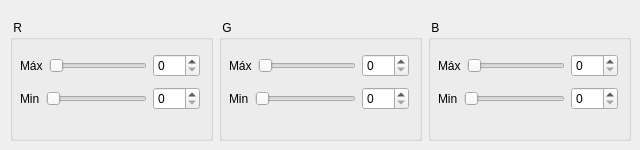
             <widget class="QWidget" name="tab_3">
              <attribute name="title">
               <string>RGB</string>
              </attribute>
              <widget class="QWidget" name="layoutWidget_4">
               <property name="geometry">
                <rect>
                 <x>10</x>
                 <y>20</y>
                 <width>621</width>
                 <height>121</height>
                </rect>
               </property>
               <layout class="QHBoxLayout" name="horizontalLayout_16">
                <item>
                 <widget class="QGroupBox" name="groupBox_r">
                  <property name="title">
                   <string> R</string>
                  </property>
                  <widget class="QWidget" name="layoutWidget_8">
                   <property name="geometry">
                    <rect>
                     <x>10</x>
                     <y>30</y>
                     <width>180</width>
                     <height>64</height>
                    </rect>
                   </property>
                   <layout class="QGridLayout" name="gridLayout_14">
                    <item row="0" column="0">
                     <layout class="QHBoxLayout" name="horizontalLayout_17">
                      <item>
                       <widget class="QLabel" name="label_rmax">
                        <property name="text">
                         <string>Máx</string>
                        </property>
                       </widget>
                      </item>
                      <item>
                       <widget class="QSlider" name="rmax">
                        <property name="maximum">
                         <number>255</number>
                        </property>
                        <property name="orientation">
                         <enum>Qt::Horizontal</enum>
                        </property>
                       </widget>
                      </item>
                      <item>
                       <widget class="QSpinBox" name="spinBox_rmax">
                        <property name="maximum">
                         <number>255</number>
                        </property>
                       </widget>
                      </item>
                     </layout>
                    </item>
                    <item row="1" column="0">
                     <layout class="QHBoxLayout" name="horizontalLayout_18">
                      <item>
                       <widget class="QLabel" name="label_rmin">
                        <property name="text">
                         <string>Min</string>
                        </property>
                       </widget>
                      </item>
                      <item>
                       <widget class="QSlider" name="rmin">
                        <property name="maximum">
                         <number>255</number>
                        </property>
                        <property name="orientation">
                         <enum>Qt::Horizontal</enum>
                        </property>
                       </widget>
                      </item>
                      <item>
                       <widget class="QSpinBox" name="spinBox_rmin">
                        <property name="maximum">
                         <number>255</number>
                        </property>
                       </widget>
                      </item>
                     </layout>
                    </item>
                   </layout>
                  </widget>
                 </widget>
                </item>
                <item>
                 <widget class="QGroupBox" name="groupBox_g">
                  <property name="title">
                   <string> G</string>
                  </property>
                  <widget class="QWidget" name="layoutWidget_9">
                   <property name="geometry">
                    <rect>
                     <x>10</x>
                     <y>30</y>
                     <width>180</width>
                     <height>64</height>
                    </rect>
                   </property>
                   <layout class="QGridLayout" name="gridLayout_15">
                    <item row="0" column="0">
                     <layout class="QHBoxLayout" name="horizontalLayout_19">
                      <item>
                       <widget class="QLabel" name="label_gmax">
                        <property name="text">
                         <string>Máx</string>
                        </property>
                       </widget>
                      </item>
                      <item>
                       <widget class="QSlider" name="gmax">
                        <property name="maximum">
                         <number>255</number>
                        </property>
                        <property name="orientation">
                         <enum>Qt::Horizontal</enum>
                        </property>
                       </widget>
                      </item>
                      <item>
                       <widget class="QSpinBox" name="spinBox_gmax">
                        <property name="maximum">
                         <number>255</number>
                        </property>
                       </widget>
                      </item>
                     </layout>
                    </item>
                    <item row="1" column="0">
                     <layout class="QHBoxLayout" name="horizontalLayout_20">
                      <item>
                       <widget class="QLabel" name="label_gmin">
                        <property name="text">
                         <string>Min</string>
                        </property>
                       </widget>
                      </item>
                      <item>
                       <widget class="QSlider" name="gmin">
                        <property name="maximum">
                         <number>255</number>
                        </property>
                        <property name="orientation">
                         <enum>Qt::Horizontal</enum>
                        </property>
                       </widget>
                      </item>
                      <item>
                       <widget class="QSpinBox" name="spinBox_gmin">
                        <property name="maximum">
                         <number>255</number>
                        </property>
                       </widget>
                      </item>
                     </layout>
                    </item>
                   </layout>
                  </widget>
                 </widget>
                </item>
                <item>
                 <widget class="QGroupBox" name="groupBox_b">
                  <property name="title">
                   <string> B</string>
                  </property>
                  <widget class="QWidget" name="layoutWidget_10">
                   <property name="geometry">
                    <rect>
                     <x>10</x>
                     <y>30</y>
                     <width>180</width>
                     <height>64</height>
                    </rect>
                   </property>
                   <layout class="QGridLayout" name="gridLayout_16">
                    <item row="0" column="0">
                     <layout class="QHBoxLayout" name="horizontalLayout_21">
                      <item>
                       <widget class="QLabel" name="label_bmax">
                        <property name="text">
                         <string>Máx</string>
                        </property>
                       </widget>
                      </item>
                      <item>
                       <widget class="QSlider" name="bmax">
                        <property name="maximum">
                         <number>255</number>
                        </property>
                        <property name="orientation">
                         <enum>Qt::Horizontal</enum>
                        </property>
                       </widget>
                      </item>
                      <item>
                       <widget class="QSpinBox" name="spinBox_bmax">
                        <property name="maximum">
                         <number>255</number>
                        </property>
                       </widget>
                      </item>
                     </layout>
                    </item>
                    <item row="1" column="0">
                     <layout class="QHBoxLayout" name="horizontalLayout_22">
                      <item>
                       <widget class="QLabel" name="label_bmin">
                        <property name="text">
                         <string>Min</string>
                        </property>
                       </widget>
                      </item>
                      <item>
                       <widget class="QSlider" name="bmin">
                        <property name="maximum">
                         <number>255</number>
                        </property>
                        <property name="orientation">
                         <enum>Qt::Horizontal</enum>
                        </property>
                       </widget>
                      </item>
                      <item>
                       <widget class="QSpinBox" name="spinBox_bmin">
                        <property name="maximum">
                         <number>255</number>
                        </property>
                       </widget>
                      </item>
                     </layout>
                    </item>
                   </layout>
                  </widget>
                 </widget>
                </item>
               </layout>
              </widget>
             </widget>
